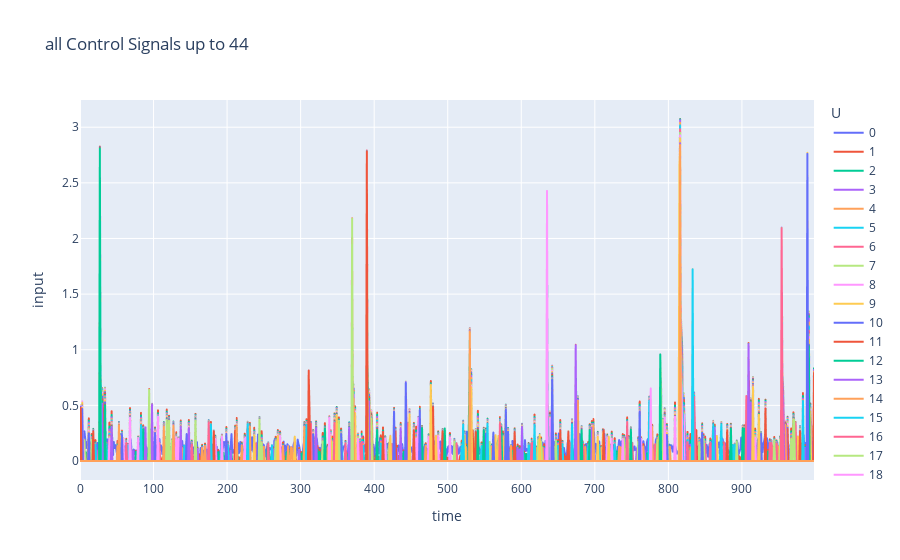

This figure's notebook cell:
### Code cell
idx=44
px.line(CM.all_U[:idx+1].squeeze().T, title=f'all Control Signals up to {idx}').update_layout(xaxis_title='time', yaxis_title='input', legend_title='U').show()

### Figure 1 — Plotly figure (JSON) as saved in the notebook; plotly's stock layout.template omitted (floating-point values rounded to 4 significant figures; data arrays with more than 128 entries replaced by an {"elided": "..."} marker saying what was removed)
{"data": [{"hovertemplate": "variable=0<br>index=%{x}<br>value=%{y}<extra></extra>", "legendgroup": "0", "line": {"color": "#636efa", "dash": "solid"}, "marker": {"symbol": "circle"}, "mode": "lines", "name": "0", "showlegend": true, "type": "scattergl", "x": {"elided": "999 int values"}, "xaxis": "x", "y": {"elided": "999 float values"}, "yaxis": "y"}, {"hovertemplate": "variable=1<br>index=%{x}<br>value=%{y}<extra></extra>", "legendgroup": "1", "line": {"color": "#EF553B", "dash": "solid"}, "marker": {"symbol": "circle"}, "mode": "lines", "name": "1", "showlegend": true, "type": "scattergl", "x": {"elided": "999 int values"}, "xaxis": "x", "y": {"elided": "999 float values"}, "yaxis": "y"}, {"hovertemplate": "variable=2<br>index=%{x}<br>value=%{y}<extra></extra>", "legendgroup": "2", "line": {"color": "#00cc96", "dash": "solid"}, "marker": {"symbol": "circle"}, "mode": "lines", "name": "2", "showlegend": true, "type": "scattergl", "x": {"elided": "999 int values"}, "xaxis": "x", "y": {"elided": "999 float values"}, "yaxis": "y"}, {"hovertemplate": "variable=3<br>index=%{x}<br>value=%{y}<extra></extra>", "legendgroup": "3", "line": {"color": "#ab63fa", "dash": "solid"}, "marker": {"symbol": "circle"}, "mode": "lines", "name": "3", "showlegend": true, "type": "scattergl", "x": {"elided": "999 int values"}, "xaxis": "x", "y": {"elided": "999 float values"}, "yaxis": "y"}, {"hovertemplate": "variable=4<br>index=%{x}<br>value=%{y}<extra></extra>", "legendgroup": "4", "line": {"color": "#FFA15A", "dash": "solid"}, "marker": {"symbol": "circle"}, "mode": "lines", "name": "4", "showlegend": true, "type": "scattergl", "x": {"elided": "999 int values"}, "xaxis": "x", "y": {"elided": "999 float values"}, "yaxis": "y"}, {"hovertemplate": "variable=5<br>index=%{x}<br>value=%{y}<extra></extra>", "legendgroup": "5", "line": {"color": "#19d3f3", "dash": "solid"}, "marker": {"symbol": "circle"}, "mode": "lines", "name": "5", "showlegend": true, "type": "scattergl", "x": {"elided": "999 int values"}, "xaxis": "x", "y": {"elided": "999 float values"}, "yaxis": "y"}, {"hovertemplate": "variable=6<br>index=%{x}<br>value=%{y}<extra></extra>", "legendgroup": "6", "line": {"color": "#FF6692", "dash": "solid"}, "marker": {"symbol": "circle"}, "mode": "lines", "name": "6", "showlegend": true, "type": "scattergl", "x": {"elided": "999 int values"}, "xaxis": "x", "y": {"elided": "999 float values"}, "yaxis": "y"}, {"hovertemplate": "variable=7<br>index=%{x}<br>value=%{y}<extra></extra>", "legendgroup": "7", "line": {"color": "#B6E880", "dash": "solid"}, "marker": {"symbol": "circle"}, "mode": "lines", "name": "7", "showlegend": true, "type": "scattergl", "x": {"elided": "999 int values"}, "xaxis": "x", "y": {"elided": "999 float values"}, "yaxis": "y"}, {"hovertemplate": "variable=8<br>index=%{x}<br>value=%{y}<extra></extra>", "legendgroup": "8", "line": {"color": "#FF97FF", "dash": "solid"}, "marker": {"symbol": "circle"}, "mode": "lines", "name": "8", "showlegend": true, "type": "scattergl", "x": {"elided": "999 int values"}, "xaxis": "x", "y": {"elided": "999 float values"}, "yaxis": "y"}, {"hovertemplate": "variable=9<br>index=%{x}<br>value=%{y}<extra></extra>", "legendgroup": "9", "line": {"color": "#FECB52", "dash": "solid"}, "marker": {"symbol": "circle"}, "mode": "lines", "name": "9", "showlegend": true, "type": "scattergl", "x": {"elided": "999 int values"}, "xaxis": "x", "y": {"elided": "999 float values"}, "yaxis": "y"}, {"hovertemplate": "variable=10<br>index=%{x}<br>value=%{y}<extra></extra>", "legendgroup": "10", "line": {"color": "#636efa", "dash": "solid"}, "marker": {"symbol": "circle"}, "mode": "lines", "name": "10", "showlegend": true, "type": "scattergl", "x": {"elided": "999 int values"}, "xaxis": "x", "y": {"elided": "999 float values"}, "yaxis": "y"}, {"hovertemplate": "variable=11<br>index=%{x}<br>value=%{y}<extra></extra>", "legendgroup": "11", "line": {"color": "#EF553B", "dash": "solid"}, "marker": {"symbol": "circle"}, "mode": "lines", "name": "11", "showlegend": true, "type": "scattergl", "x": {"elided": "999 int values"}, "xaxis": "x", "y": {"elided": "999 float values"}, "yaxis": "y"}, {"hovertemplate": "variable=12<br>index=%{x}<br>value=%{y}<extra></extra>", "legendgroup": "12", "line": {"color": "#00cc96", "dash": "solid"}, "marker": {"symbol": "circle"}, "mode": "lines", "name": "12", "showlegend": true, "type": "scattergl", "x": {"elided": "999 int values"}, "xaxis": "x", "y": {"elided": "999 float values"}, "yaxis": "y"}, {"hovertemplate": "variable=13<br>index=%{x}<br>value=%{y}<extra></extra>", "legendgroup": "13", "line": {"color": "#ab63fa", "dash": "solid"}, "marker": {"symbol": "circle"}, "mode": "lines", "name": "13", "showlegend": true, "type": "scattergl", "x": {"elided": "999 int values"}, "xaxis": "x", "y": {"elided": "999 float values"}, "yaxis": "y"}, {"hovertemplate": "variable=14<br>index=%{x}<br>value=%{y}<extra></extra>", "legendgroup": "14", "line": {"color": "#FFA15A", "dash": "solid"}, "marker": {"symbol": "circle"}, "mode": "lines", "name": "14", "showlegend": true, "type": "scattergl", "x": {"elided": "999 int values"}, "xaxis": "x", "y": {"elided": "999 float values"}, "yaxis": "y"}, {"hovertemplate": "variable=15<br>index=%{x}<br>value=%{y}<extra></extra>", "legendgroup": "15", "line": {"color": "#19d3f3", "dash": "solid"}, "marker": {"symbol": "circle"}, "mode": "lines", "name": "15", "showlegend": true, "type": "scattergl", "x": {"elided": "999 int values"}, "xaxis": "x", "y": {"elided": "999 float values"}, "yaxis": "y"}, {"hovertemplate": "variable=16<br>index=%{x}<br>value=%{y}<extra></extra>", "legendgroup": "16", "line": {"color": "#FF6692", "dash": "solid"}, "marker": {"symbol": "circle"}, "mode": "lines", "name": "16", "showlegend": true, "type": "scattergl", "x": {"elided": "999 int values"}, "xaxis": "x", "y": {"elided": "999 float values"}, "yaxis": "y"}, {"hovertemplate": "variable=17<br>index=%{x}<br>value=%{y}<extra></extra>", "legendgroup": "17", "line": {"color": "#B6E880", "dash": "solid"}, "marker": {"symbol": "circle"}, "mode": "lines", "name": "17", "showlegend": true, "type": "scattergl", "x": {"elided": "999 int values"}, "xaxis": "x", "y": {"elided": "999 float values"}, "yaxis": "y"}, {"hovertemplate": "variable=18<br>index=%{x}<br>value=%{y}<extra></extra>", "legendgroup": "18", "line": {"color": "#FF97FF", "dash": "solid"}, "marker": {"symbol": "circle"}, "mode": "lines", "name": "18", "showlegend": true, "type": "scattergl", "x": {"elided": "999 int values"}, "xaxis": "x", "y": {"elided": "999 float values"}, "yaxis": "y"}, {"hovertemplate": "variable=19<br>index=%{x}<br>value=%{y}<extra></extra>", "legendgroup": "19", "line": {"color": "#FECB52", "dash": "solid"}, "marker": {"symbol": "circle"}, "mode": "lines", "name": "19", "showlegend": true, "type": "scattergl", "x": {"elided": "999 int values"}, "xaxis": "x", "y": {"elided": "999 float values"}, "yaxis": "y"}, {"hovertemplate": "variable=20<br>index=%{x}<br>value=%{y}<extra></extra>", "legendgroup": "20", "line": {"color": "#636efa", "dash": "solid"}, "marker": {"symbol": "circle"}, "mode": "lines", "name": "20", "showlegend": true, "type": "scattergl", "x": {"elided": "999 int values"}, "xaxis": "x", "y": {"elided": "999 float values"}, "yaxis": "y"}, {"hovertemplate": "variable=21<br>index=%{x}<br>value=%{y}<extra></extra>", "legendgroup": "21", "line": {"color": "#EF553B", "dash": "solid"}, "marker": {"symbol": "circle"}, "mode": "lines", "name": "21", "showlegend": true, "type": "scattergl", "x": {"elided": "999 int values"}, "xaxis": "x", "y": {"elided": "999 float values"}, "yaxis": "y"}, {"hovertemplate": "variable=22<br>index=%{x}<br>value=%{y}<extra></extra>", "legendgroup": "22", "line": {"color": "#00cc96", "dash": "solid"}, "marker": {"symbol": "circle"}, "mode": "lines", "name": "22", "showlegend": true, "type": "scattergl", "x": {"elided": "999 int values"}, "xaxis": "x", "y": {"elided": "999 float values"}, "yaxis": "y"}, {"hovertemplate": "variable=23<br>index=%{x}<br>value=%{y}<extra></extra>", "legendgroup": "23", "line": {"color": "#ab63fa", "dash": "solid"}, "marker": {"symbol": "circle"}, "mode": "lines", "name": "23", "showlegend": true, "type": "scattergl", "x": {"elided": "999 int values"}, "xaxis": "x", "y": {"elided": "999 float values"}, "yaxis": "y"}, {"hovertemplate": "variable=24<br>index=%{x}<br>value=%{y}<extra></extra>", "legendgroup": "24", "line": {"color": "#FFA15A", "dash": "solid"}, "marker": {"symbol": "circle"}, "mode": "lines", "name": "24", "showlegend": true, "type": "scattergl", "x": {"elided": "999 int values"}, "xaxis": "x", "y": {"elided": "999 float values"}, "yaxis": "y"}, {"hovertemplate": "variable=25<br>index=%{x}<br>value=%{y}<extra></extra>", "legendgroup": "25", "line": {"color": "#19d3f3", "dash": "solid"}, "marker": {"symbol": "circle"}, "mode": "lines", "name": "25", "showlegend": true, "type": "scattergl", "x": {"elided": "999 int values"}, "xaxis": "x", "y": {"elided": "999 float values"}, "yaxis": "y"}, {"hovertemplate": "variable=26<br>index=%{x}<br>value=%{y}<extra></extra>", "legendgroup": "26", "line": {"color": "#FF6692", "dash": "solid"}, "marker": {"symbol": "circle"}, "mode": "lines", "name": "26", "showlegend": true, "type": "scattergl", "x": {"elided": "999 int values"}, "xaxis": "x", "y": {"elided": "999 float values"}, "yaxis": "y"}, {"hovertemplate": "variable=27<br>index=%{x}<br>value=%{y}<extra></extra>", "legendgroup": "27", "line": {"color": "#B6E880", "dash": "solid"}, "marker": {"symbol": "circle"}, "mode": "lines", "name": "27", "showlegend": true, "type": "scattergl", "x": {"elided": "999 int values"}, "xaxis": "x", "y": {"elided": "999 float values"}, "yaxis": "y"}, {"hovertemplate": "variable=28<br>index=%{x}<br>value=%{y}<extra></extra>", "legendgroup": "28", "line": {"color": "#FF97FF", "dash": "solid"}, "marker": {"symbol": "circle"}, "mode": "lines", "name": "28", "showlegend": true, "type": "scattergl", "x": {"elided": "999 int values"}, "xaxis": "x", "y": {"elided": "999 float values"}, "yaxis": "y"}, {"hovertemplate": "variable=29<br>index=%{x}<br>value=%{y}<extra></extra>", "legendgroup": "29", "line": {"color": "#FECB52", "dash": "solid"}, "marker": {"symbol": "circle"}, "mode": "lines", "name": "29", "showlegend": true, "type": "scattergl", "x": {"elided": "999 int values"}, "xaxis": "x", "y": {"elided": "999 float values"}, "yaxis": "y"}, {"hovertemplate": "variable=30<br>index=%{x}<br>value=%{y}<extra></extra>", "legendgroup": "30", "line": {"color": "#636efa", "dash": "solid"}, "marker": {"symbol": "circle"}, "mode": "lines", "name": "30", "showlegend": true, "type": "scattergl", "x": {"elided": "999 int values"}, "xaxis": "x", "y": {"elided": "999 float values"}, "yaxis": "y"}, {"hovertemplate": "variable=31<br>index=%{x}<br>value=%{y}<extra></extra>", "legendgroup": "31", "line": {"color": "#EF553B", "dash": "solid"}, "marker": {"symbol": "circle"}, "mode": "lines", "name": "31", "showlegend": true, "type": "scattergl", "x": {"elided": "999 int values"}, "xaxis": "x", "y": {"elided": "999 float values"}, "yaxis": "y"}, {"hovertemplate": "variable=32<br>index=%{x}<br>value=%{y}<extra></extra>", "legendgroup": "32", "line": {"color": "#00cc96", "dash": "solid"}, "marker": {"symbol": "circle"}, "mode": "lines", "name": "32", "showlegend": true, "type": "scattergl", "x": {"elided": "999 int values"}, "xaxis": "x", "y": {"elided": "999 float values"}, "yaxis": "y"}, {"hovertemplate": "variable=33<br>index=%{x}<br>value=%{y}<extra></extra>", "legendgroup": "33", "line": {"color": "#ab63fa", "dash": "solid"}, "marker": {"symbol": "circle"}, "mode": "lines", "name": "33", "showlegend": true, "type": "scattergl", "x": {"elided": "999 int values"}, "xaxis": "x", "y": {"elided": "999 float values"}, "yaxis": "y"}, {"hovertemplate": "variable=34<br>index=%{x}<br>value=%{y}<extra></extra>", "legendgroup": "34", "line": {"color": "#FFA15A", "dash": "solid"}, "marker": {"symbol": "circle"}, "mode": "lines", "name": "34", "showlegend": true, "type": "scattergl", "x": {"elided": "999 int values"}, "xaxis": "x", "y": {"elided": "999 float values"}, "yaxis": "y"}, {"hovertemplate": "variable=35<br>index=%{x}<br>value=%{y}<extra></extra>", "legendgroup": "35", "line": {"color": "#19d3f3", "dash": "solid"}, "marker": {"symbol": "circle"}, "mode": "lines", "name": "35", "showlegend": true, "type": "scattergl", "x": {"elided": "999 int values"}, "xaxis": "x", "y": {"elided": "999 float values"}, "yaxis": "y"}, {"hovertemplate": "variable=36<br>index=%{x}<br>value=%{y}<extra></extra>", "legendgroup": "36", "line": {"color": "#FF6692", "dash": "solid"}, "marker": {"symbol": "circle"}, "mode": "lines", "name": "36", "showlegend": true, "type": "scattergl", "x": {"elided": "999 int values"}, "xaxis": "x", "y": {"elided": "999 float values"}, "yaxis": "y"}, {"hovertemplate": "variable=37<br>index=%{x}<br>value=%{y}<extra></extra>", "legendgroup": "37", "line": {"color": "#B6E880", "dash": "solid"}, "marker": {"symbol": "circle"}, "mode": "lines", "name": "37", "showlegend": true, "type": "scattergl", "x": {"elided": "999 int values"}, "xaxis": "x", "y": {"elided": "999 float values"}, "yaxis": "y"}, {"hovertemplate": "variable=38<br>index=%{x}<br>value=%{y}<extra></extra>", "legendgroup": "38", "line": {"color": "#FF97FF", "dash": "solid"}, "marker": {"symbol": "circle"}, "mode": "lines", "name": "38", "showlegend": true, "type": "scattergl", "x": {"elided": "999 int values"}, "xaxis": "x", "y": {"elided": "999 float values"}, "yaxis": "y"}, {"hovertemplate": "variable=39<br>index=%{x}<br>value=%{y}<extra></extra>", "legendgroup": "39", "line": {"color": "#FECB52", "dash": "solid"}, "marker": {"symbol": "circle"}, "mode": "lines", "name": "39", "showlegend": true, "type": "scattergl", "x": {"elided": "999 int values"}, "xaxis": "x", "y": {"elided": "999 float values"}, "yaxis": "y"}, {"hovertemplate": "variable=40<br>index=%{x}<br>value=%{y}<extra></extra>", "legendgroup": "40", "line": {"color": "#636efa", "dash": "solid"}, "marker": {"symbol": "circle"}, "mode": "lines", "name": "40", "showlegend": true, "type": "scattergl", "x": {"elided": "999 int values"}, "xaxis": "x", "y": {"elided": "999 float values"}, "yaxis": "y"}, {"hovertemplate": "variable=41<br>index=%{x}<br>value=%{y}<extra></extra>", "legendgroup": "41", "line": {"color": "#EF553B", "dash": "solid"}, "marker": {"symbol": "circle"}, "mode": "lines", "name": "41", "showlegend": true, "type": "scattergl", "x": {"elided": "999 int values"}, "xaxis": "x", "y": {"elided": "999 float values"}, "yaxis": "y"}, {"hovertemplate": "variable=42<br>index=%{x}<br>value=%{y}<extra></extra>", "legendgroup": "42", "line": {"color": "#00cc96", "dash": "solid"}, "marker": {"symbol": "circle"}, "mode": "lines", "name": "42", "showlegend": true, "type": "scattergl", "x": {"elided": "999 int values"}, "xaxis": "x", "y": {"elided": "999 float values"}, "yaxis": "y"}, {"hovertemplate": "variable=43<br>index=%{x}<br>value=%{y}<extra></extra>", "legendgroup": "43", "line": {"color": "#ab63fa", "dash": "solid"}, "marker": {"symbol": "circle"}, "mode": "lines", "name": "43", "showlegend": true, "type": "scattergl", "x": {"elided": "999 int values"}, "xaxis": "x", "y": {"elided": "999 float values"}, "yaxis": "y"}, {"hovertemplate": "variable=44<br>index=%{x}<br>value=%{y}<extra></extra>", "legendgroup": "44", "line": {"color": "#FFA15A", "dash": "solid"}, "marker": {"symbol": "circle"}, "mode": "lines", "name": "44", "showlegend": true, "type": "scattergl", "x": {"elided": "999 int values"}, "xaxis": "x", "y": {"elided": "999 float values"}, "yaxis": "y"}], "layout": {"legend": {"title": {"text": "U"}, "tracegroupgap": 0}, "title": {"text": "all Control Signals up to 44"}, "xaxis": {"anchor": "y", "domain": [0, 1], "title": {"text": "time"}}, "yaxis": {"anchor": "x", "domain": [0, 1], "title": {"text": "input"}}}}
